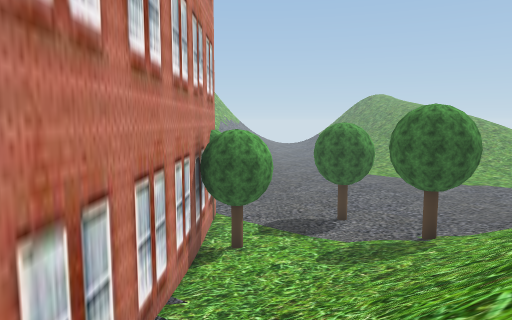
view 1 (above)

24 first-person views from a walk through a 3-D level made in the Unity game engine. The camera is 1.2 m above the floor, tilts 6° down and sees 70° across. The floor is counted in squares, 2 m on a side. Each view is taken from the middle of a square. On the plan, view 1 faces up. The plan holds only what a view shows up to about 10 squares ahead; the rest is blank. The place goes on beyond the plan. Some trees and plants on the terrain are drawn as simple stand-ins. The player is left out. Door leaves are left out, so doorways stand open.

view 2
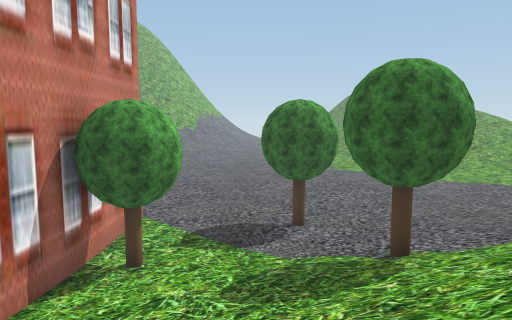

view 3
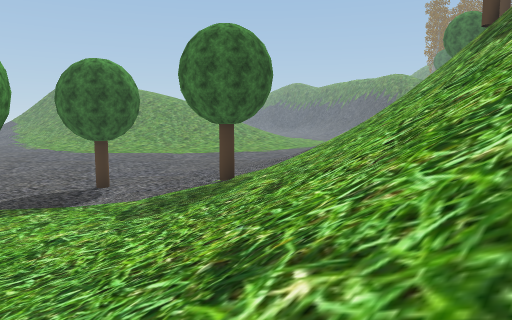

view 4
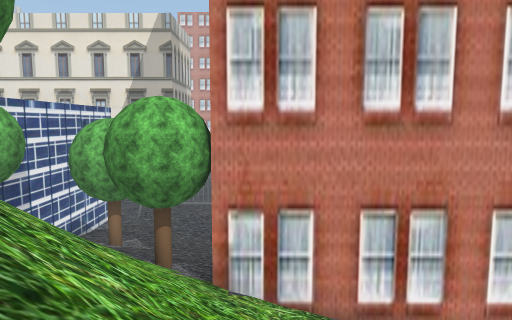

view 5
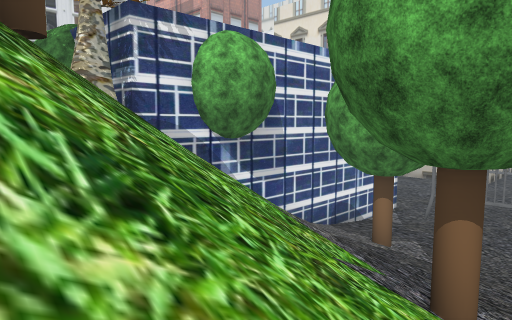

view 6
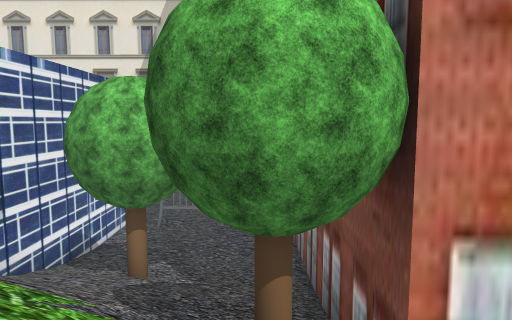

view 7
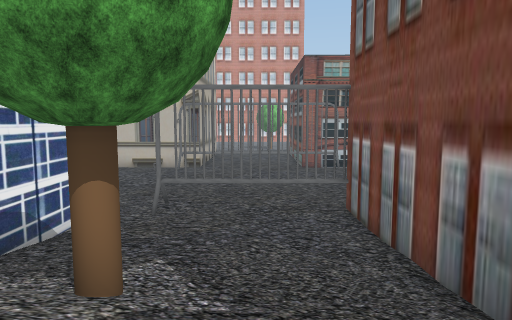

view 8
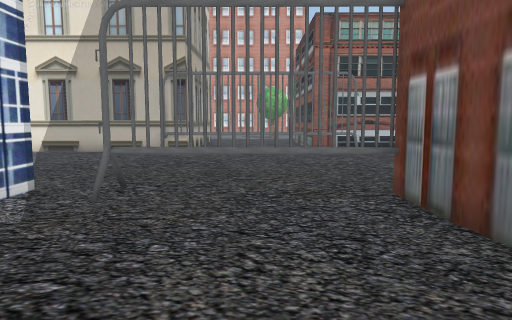

view 9
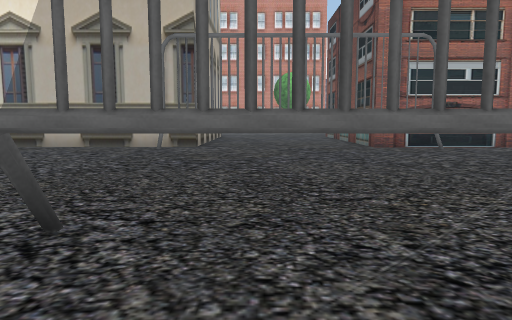

view 10
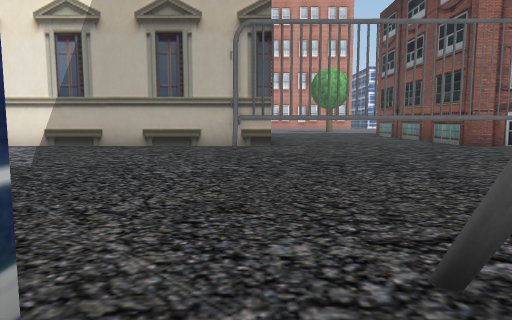

view 11
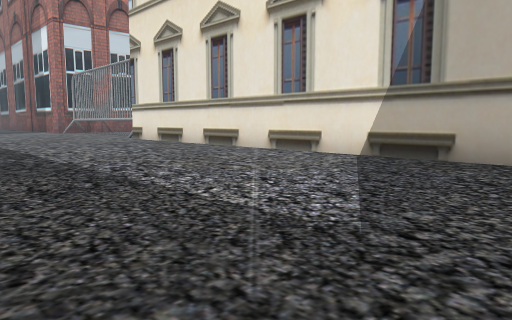

view 12
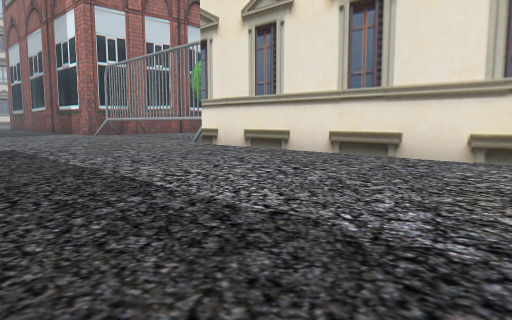

view 13
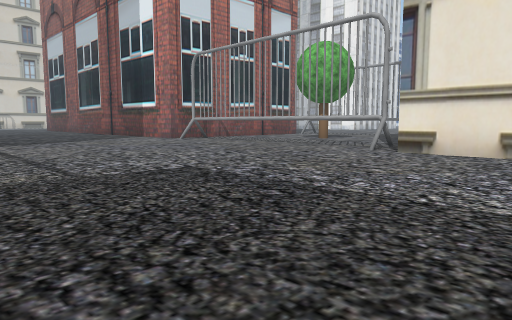

view 14
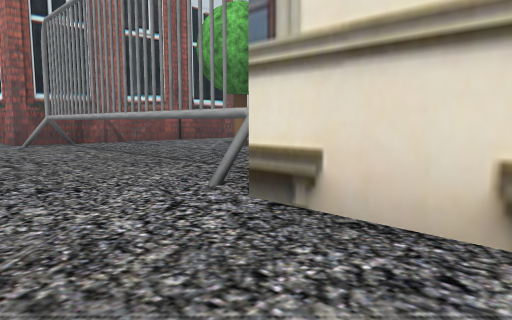

view 15
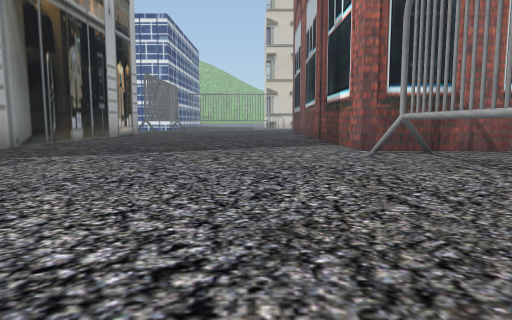

view 16
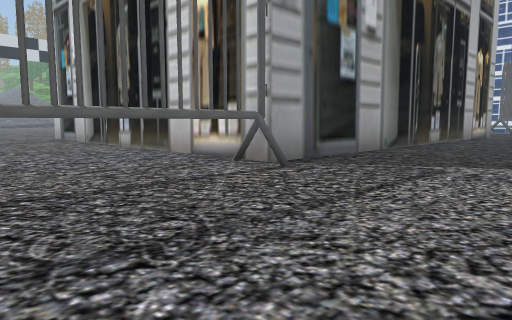

view 17
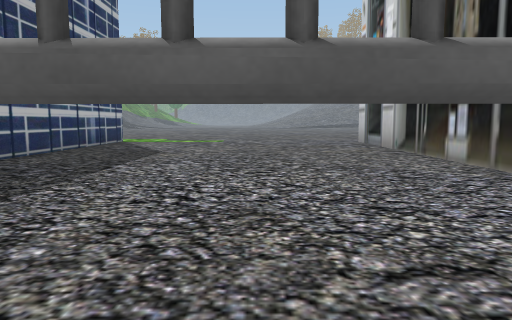

view 18
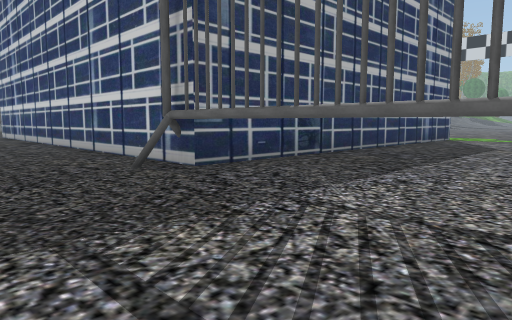

view 19
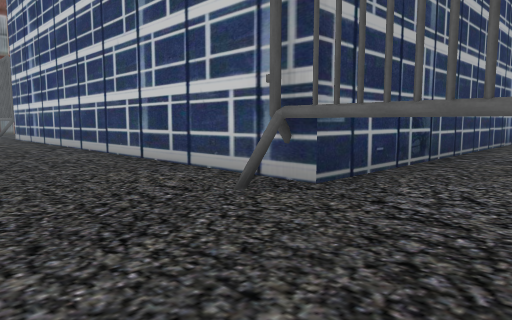

view 20
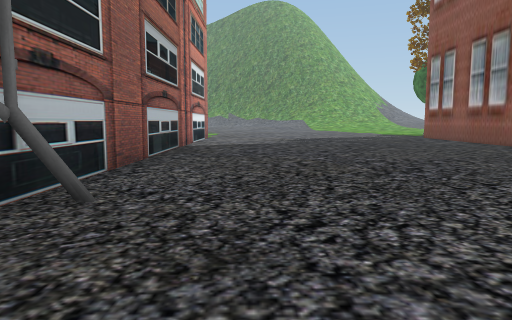

view 21
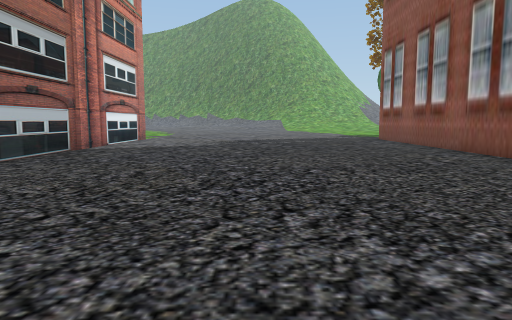

view 22
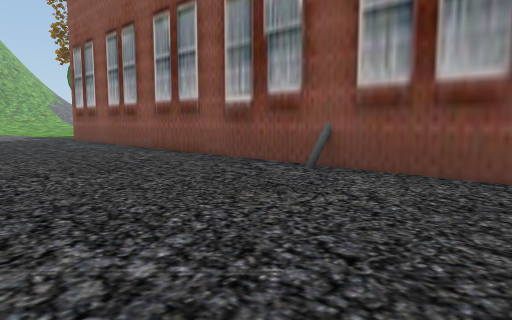

view 23
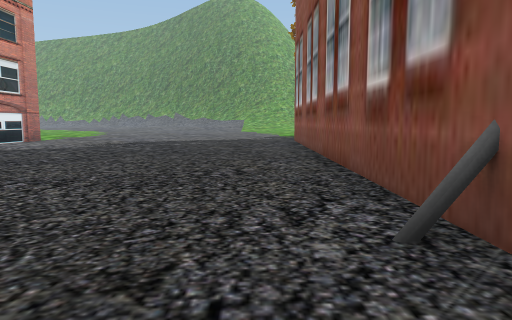

view 24
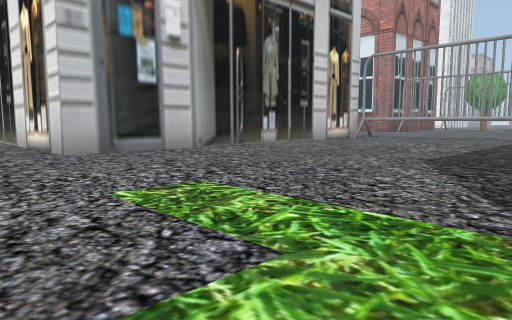

### Floor plan
Key: @ floor where view 1 was taken; # wall or solid block; . main floor; : floor 0.5 m higher than the main floor; / step, stairs or slope; T tree; H thing the floor can be seen under or through.
Columns run from 21 left of view 1 to 8 right of it. Each row starts with its distance up from view 1.
 13  #.......#          ....T::///
 12  #.......#         #..::://///
 11  #.......#         #.::///////
 10  #.......#         #T:////T//
  9  #.......#         #/////////
  8  #.......#         #//////////
  7  #.......#         #//////////
  6  #.......#         #//////////
  5  #.......#         #//////////
  4  #.......#         #////////
  3  #.......#         #////  /
  2 ##.......###########/////
  1 .#.......H.:///////T/////
  0 .#.......H.://///////@/
 -1 .#.......H.:///T/////T
 -2 .#.......H.////////
 -3  #.........///////
 -4  #.......########T###
 -5  #.......
 -6  #......
 -7  #.......#
 -8  #.......#
 -9  #.......#
-10  #.......#
-11  #.......#
-12  #.......#
-13  #.......#
-14  #.......#
-15  #.......#
-16  #.......##########  .
-17 ##.......H............
-18 #........H............
-19 #........H............
-20 #........H...........
-21 #........H...........
-22 #........H...........
-23 #........###########.
-24 #........#         #.
-25 #........#         #
-26 ##.......#         #
-27  #.......#         #
-28  #.......#         #

Positions as (right, up) in squares from view 1, and headings:
1: (0, 0), facing up
2: (2, 3), facing up
3: (-1, 3), facing up-right
4: (5, 3), facing left
5: (1, 2), facing down-left
6: (1, 1), facing left
7: (-3, 0), facing left
8: (-6, 0), facing left
9: (-10, -1), facing left
10: (-11, -3), facing left
11: (-14, -5), facing down-left
12: (-14, -9), facing down-left
13: (-13, -14), facing down-left
14: (-18, -15), facing down-left
15: (-18, -18), facing down
16: (-16, -19), facing down-right
17: (-13, -20), facing right
18: (-15, -20), facing up-right
19: (-15, -18), facing up-right
20: (-18, 1), facing up
21: (-16, 2), facing up
22: (-16, 2), facing up-right
23: (-13, 3), facing up
24: (0, -16), facing down-left
